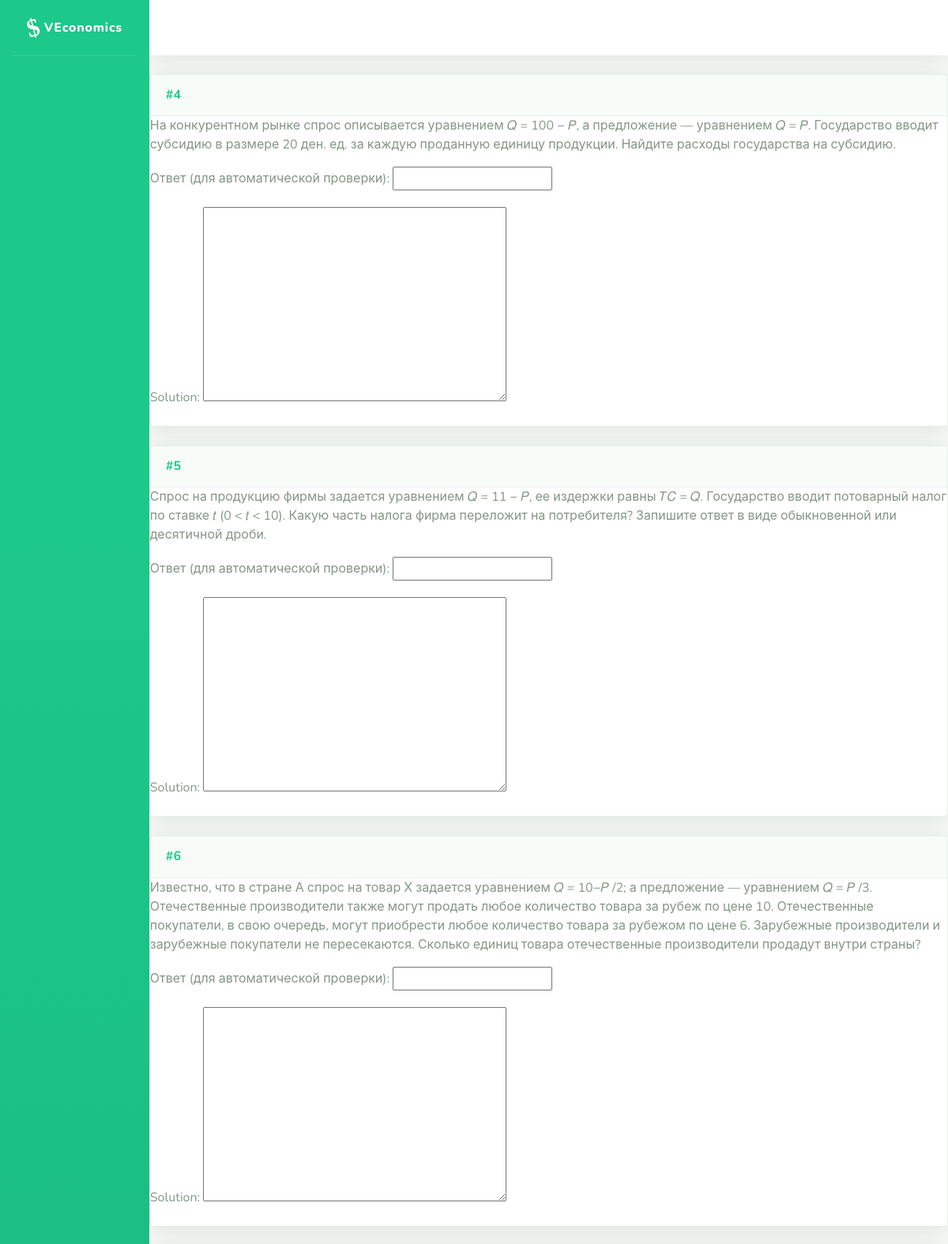
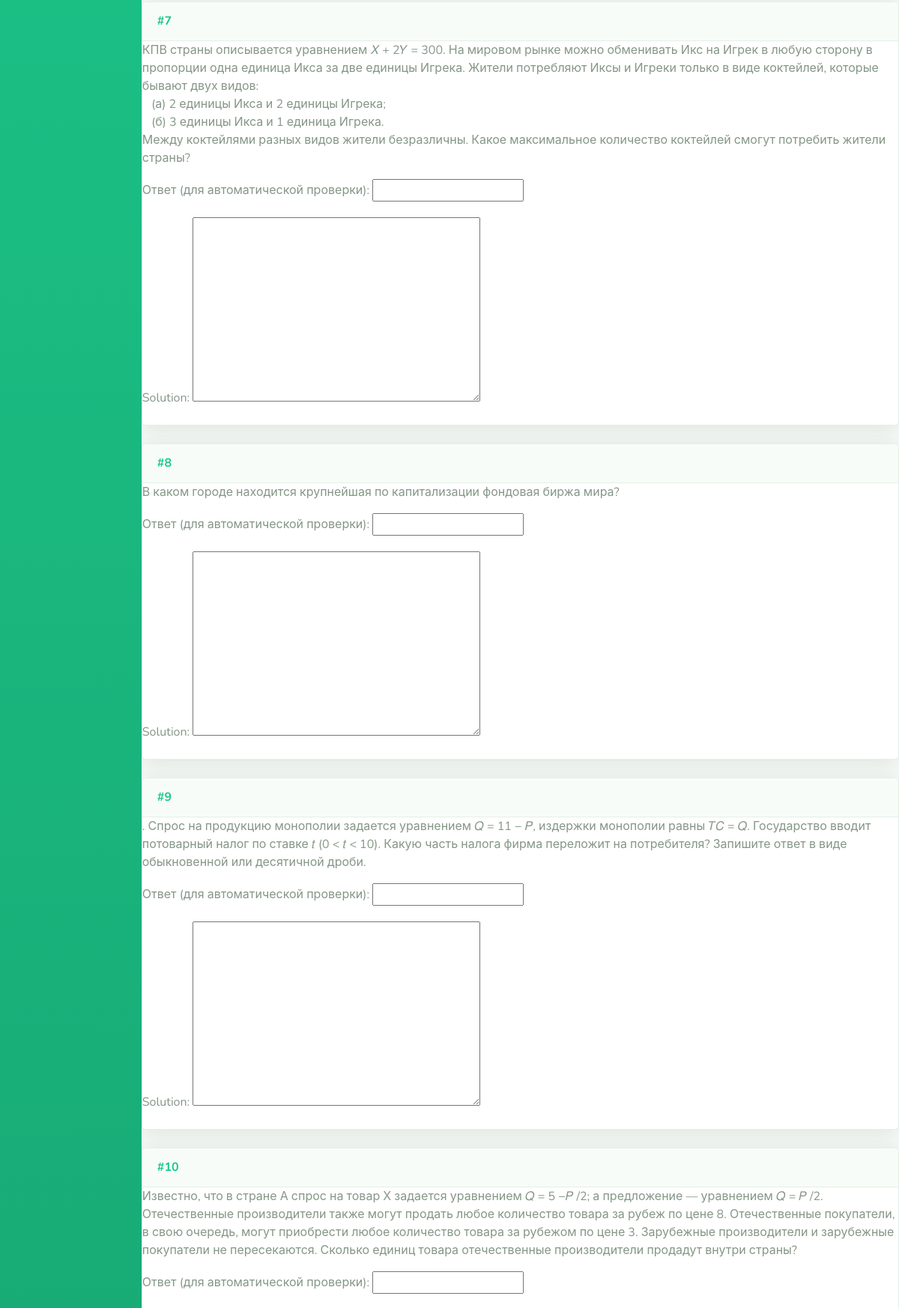
/problems/testset/23 (upper part), run on the app's committed database (2 pictures, top to bottom).
### problems/models.py (models this page shows, shortened)
class Problem(models.Model):
    name = models.CharField('Название', max_length=200, blank=True, null=True)
    task = RichTextUploadingField('Условие')
    problem_type = models.IntegerField('Тип задачи', choices=TYPE_CHOICES, blank=False, null=False, default=0)
    short_answer = models.CharField('Ответ (для автоматической проверки)', max_length=200, blank=True)
    yesno_answer = models.IntegerField('Ответ ДА/НЕТ', choices=YESNO_CHOICES, blank=False, default=0)
    solution = RichTextUploadingField('Решение', blank=True)
    hint = RichTextUploadingField('Подсказка', blank=True)
    topics = models.ManyToManyField(Topic, related_name="problems", verbose_name='Темы')
    assignments = models.ManyToManyField(User, through='Assignment', through_fields=['problem', 'person'])
    class Meta:
        ordering = ['id']

### problems/views.py (the view)
# urls.py: path('testset/<int:pk>', views.testset, name='testset'),
def testset(request, pk):
    result = []
    assigned_testset = TestSetAssignment.objects.get(pk=pk)
    for problem in assigned_testset.test_set.problems.all():
        problem.form = SubmitForm(prefix=str(problem.id), problem=problem)
        result.append(problem)
    return render(request, 'problems/solve_testset.html', {'assigned_tests': result, 'assigned': assigned_testset})

### problems/templates/problems/solve_testset.html (shortened to what this page needs)
{% extends "problems/sb/base.html" %}
{% block content %}
   <form method="POST" action="{% url 'check_testset' %}">
       {% for problem in assigned_tests %}
            {% include 'problems/problem.html' %}
       {% endfor %}
   </form>
{% endblock %}

### problems/templates/problems/problem.html (shortened to what this page needs)
{% autoescape off%}
<div class="problem">
    <div class="card shadow mb-4">
        <div class="problem-header">
            <a name="problem-{{ problem.id }}" class="d-block card-header py-3" role="button" aria-expanded="true" aria-controls="collapse">
                    <h6 class="m-0 font-weight-bold text-primary">
                        <div class="problem-id">
                            #{{ problem.id }}
                        </div>
                    </h6>
            </a>
        </div>
        <div class="collapse show" id="problem-{{ problem.id }}">
            <div class="problem-task">
                {{ problem.task }}
            </div>
            <div class="problem-solution">
                {% if 'teacher' in user.groups.all.0.name %}
                    <div class="right-solution">
                        <div class="collapse" id="solution-{{ problem.id }}">
                          {% include 'problems/problem_solution.html' %}
                        </div>
                        {% if problem.submit %}
                            {% include 'problems/student_answer.html' with object=problem.submit %}
                        {% endif %}
                    </div>
                {% elif problem.form %}
                    <div class="problem-student-form">
                            {{ problem.form.as_p }}
                    </div>
                {% elif problem.submit %}
                    {% include 'problems/student_answer.html' with object=problem.submit %}
                {% endif %}
            </div>
        </div>
    </div>
</div>
{% endautoescape %}

### problems/static/problems/main.css (style rules this page uses)
.problem-header { white-space:nowrap }
h6 div { display:inline-block; }

### data on the page
Problem: id "4", task "На конкурентном рынке спрос описывается уравнением 𝑄 = 100 − 𝑃, а предложение — уравнением 𝑄 = 𝑃. Государство вводит субсидию в размере 20 ден. ед. за каждую проданную единицу продукции. Найдите расходы государства на субсидию."
Problem: id "5", task "Спрос на продукцию фирмы задается уравнением 𝑄 = 11 − 𝑃, ее издержки равны 𝑇𝐶 = 𝑄. Государство вводит потоварный налог по ставке 𝑡 (0 < 𝑡 < 10). Какую часть налога фирма переложит на потребителя? Запишите ответ в виде обыкновенной или десятичной дроби."
Problem: id "6", task "Известно, что в стране А спрос на товар Х задается уравнением 𝑄 = 10−𝑃 /2; а предложение –– уравнением 𝑄 = 𝑃 /3. Отечественные производители также могут продать любое количество товара за рубеж по цене 10. Отечественные покупатели, в свою очередь, могут приобрести любое количество товара за рубежом по цене 6. Зарубежные производители и зарубежные покупатели не пересекаются. Сколько единиц товара отечественные производители продадут внутри страны?"
Problem: id "7", task "КПВ страны описывается уравнением 𝑋 + 2𝑌 = 300. На мировом рынке можно обменивать Икс на Игрек в любую сторону в пропорции одна единица Икса за две единицы Игрека. Жители потребляют Иксы и Игреки только в виде коктейлей, которые бывают двух видов: (а) 2 единицы Икса и 2 единицы Игрека; (б) 3 единицы Икса и 1 единица Игрека. Между коктейлями разных видов жители безразличны. Какое максимальное количество коктейлей смогут потребить жители страны?"
Problem: id "8", task "В каком городе находится крупнейшая по капитализации фондовая биржа мира?"
Problem: id "9", task ". Спрос на продукцию монополии задается уравнением 𝑄 = 11 − 𝑃, издержки монополии равны 𝑇𝐶 = 𝑄. Государство вводит потоварный налог по ставке 𝑡 (0 < 𝑡 < 10). Какую часть налога фирма переложит на потребителя? Запишите ответ в виде обыкновенной или десятичной дроби."
Problem: id "10", task "Известно, что в стране А спрос на товар Х задается уравнением 𝑄 = 5 −𝑃 /2; а предложение –– уравнением 𝑄 = 𝑃 /2. Отечественные производители также могут продать любое количество товара за рубеж по цене 8. Отечественные покупатели, в свою очередь, могут приобрести любое количество товара за рубежом по цене 3. Зарубежные производители и зарубежные покупатели не пересекаются. Сколько единиц товара отечественные производители продадут внутри страны?"
